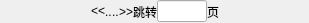
<?xml version="1.0" encoding="UTF-8"?>
<ui version="4.0">
 <class>PageWidget</class>
 <widget class="QWidget" name="PageWidget">
  <property name="geometry">
   <rect>
    <x>0</x>
    <y>0</y>
    <width>309</width>
    <height>23</height>
   </rect>
  </property>
  <property name="windowTitle">
   <string>Form</string>
  </property>
  <property name="styleSheet">
   <string notr="true"/>
  </property>
  <layout class="QHBoxLayout" name="horizontalLayout">
   <property name="spacing">
    <number>0</number>
   </property>
   <property name="leftMargin">
    <number>0</number>
   </property>
   <property name="topMargin">
    <number>0</number>
   </property>
   <property name="rightMargin">
    <number>0</number>
   </property>
   <property name="bottomMargin">
    <number>0</number>
   </property>
   <item>
    <spacer name="horizontalSpacer_2">
     <property name="orientation">
      <enum>Qt::Horizontal</enum>
     </property>
     <property name="sizeHint" stdset="0">
      <size>
       <width>40</width>
       <height>20</height>
      </size>
     </property>
    </spacer>
   </item>
   <item>
    <widget class="QLabel" name="previousPageLabel">
     <property name="toolTip">
      <string>上一页</string>
     </property>
     <property name="text">
      <string>&lt;&lt;</string>
     </property>
    </widget>
   </item>
   <item>
    <widget class="QWidget" name="leftPagesWidget" native="true"/>
   </item>
   <item>
    <widget class="QLabel" name="leftSeparateLabel">
     <property name="toolTip">
      <string>下一页</string>
     </property>
     <property name="text">
      <string>..</string>
     </property>
    </widget>
   </item>
   <item>
    <widget class="QWidget" name="centerPagesWidget" native="true"/>
   </item>
   <item>
    <widget class="QLabel" name="rightSeparateLabel">
     <property name="toolTip">
      <string>下一页</string>
     </property>
     <property name="text">
      <string>..</string>
     </property>
    </widget>
   </item>
   <item>
    <widget class="QWidget" name="rightPagesWidget" native="true"/>
   </item>
   <item>
    <widget class="QLabel" name="nextPageLabel">
     <property name="toolTip">
      <string>下一页</string>
     </property>
     <property name="text">
      <string>&gt;&gt;</string>
     </property>
    </widget>
   </item>
   <item>
    <widget class="QLabel" name="label">
     <property name="text">
      <string>跳转</string>
     </property>
    </widget>
   </item>
   <item>
    <widget class="QLineEdit" name="pageLineEdit">
     <property name="minimumSize">
      <size>
       <width>50</width>
       <height>0</height>
      </size>
     </property>
     <property name="maximumSize">
      <size>
       <width>50</width>
       <height>16777215</height>
      </size>
     </property>
     <property name="alignment">
      <set>Qt::AlignCenter</set>
     </property>
    </widget>
   </item>
   <item>
    <widget class="QLabel" name="label_2">
     <property name="text">
      <string>页</string>
     </property>
    </widget>
   </item>
   <item>
    <spacer name="horizontalSpacer">
     <property name="orientation">
      <enum>Qt::Horizontal</enum>
     </property>
     <property name="sizeHint" stdset="0">
      <size>
       <width>45</width>
       <height>20</height>
      </size>
     </property>
    </spacer>
   </item>
  </layout>
 </widget>
 <resources/>
 <connections/>
</ui>
